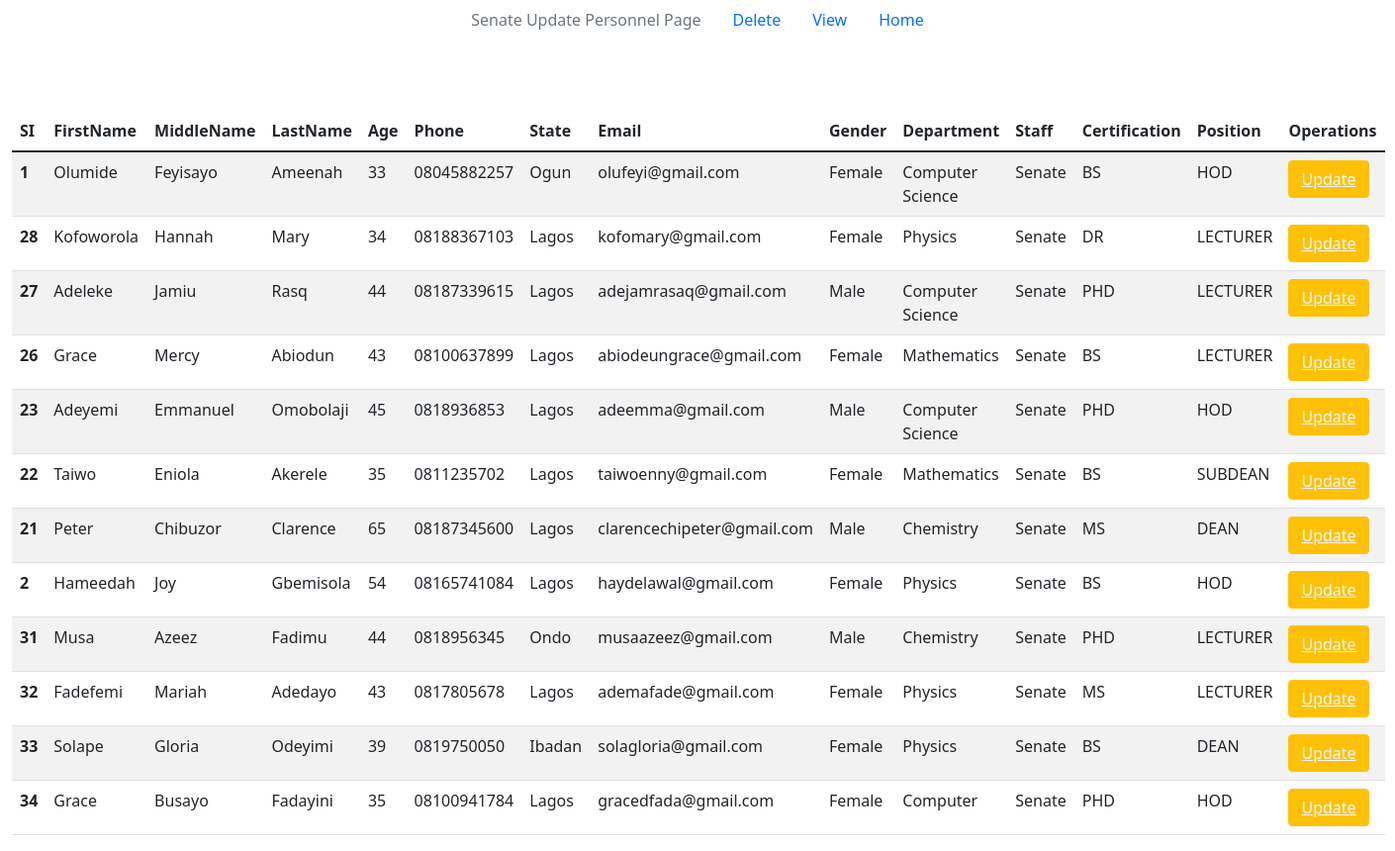
The page /dist/updatesenate.php on the database its author committed.
### tables this page shows
CREATE TABLE IF NOT EXISTS `personnel` (
  `id` int(11) NOT NULL AUTO_INCREMENT,
  `fname` varchar(30) NOT NULL,
  `mname` varchar(30) NOT NULL,
  `lname` varchar(30) NOT NULL,
  `age` int(100) NOT NULL,
  `phone` varchar(30) NOT NULL,
  `state` varchar(10) NOT NULL,
  `email` varchar(30) NOT NULL,
  `address` varchar(50) NOT NULL,
  `gender` varchar(10) NOT NULL,
  `department` varchar(30) NOT NULL,
  `staff` varchar(40) NOT NULL,
  `certification` varchar(40) NOT NULL,
  `position` varchar(40) NOT NULL,
  PRIMARY KEY (`id`)
);

### dist/updatesenate.php (the view, shortened to what this page needs)
<?php
include 'connect.php';
?>
<!DOCTYPE html>
<html lang="en">
  <head>
    <link href="https://cdn.jsdelivr.net/npm/bootstrap@5.1.3/dist/css/bootstrap.min.css" rel="stylesheet">
  </head>
  <body>
  <ul class="nav justify-content-center">
       <li class="nav-item">
    <a class="nav-link disabled" aria-current ="page">Senate Update Personnel Page</a>
  </li>
  <li class="nav-item">
    <a class="nav-link" href="deletesenate.php">Delete</a>
  </li>
  <li class="nav-item">
    <a class="nav-link" href="senate.php">View</a>
  </li>
  <li class="nav-item">
    <a class="nav-link" href="http://localhost/bolaji/admin/master/index.php">Home</a>
  </li>
</ul>
<br><br><br>
    <div class="container-fluid">
      <table class="table table-striped table-hover">
        <thead>
          <tr>
            <th scope="col"> SI</th>
            <th scope="col"> FirstName</th>
            <th scope="col"> MiddleName</th>
            <th scope="col"> LastName</th>
            <th scope="col"> Age</th>
            <th scope="col"> Phone</th>
            <th scope="col"> State</th>
            <th scope="col"> Email</th>
            <th scope="col"> Gender</th>
            <th scope="col"> Department</th>
            <th scope="col"> Staff</th>
            <th scope="col"> Certification</th>
            <th scope="col"> Position</th>
            <th scope="col"> Operations</th>
          </tr>
        </thead>
        <tbody>
        <?php
         $sql = "select * from `personnel` where staff='Senate'";
         $result = mysqli_query($con, $sql);
         if($result){
          while($row = mysqli_fetch_assoc($result)){
            $id =$row['id'];
            $fname =$row['fname'];
            $mname =$row['mname'];
            $lname =$row['lname'];
            $age =$row['age'];
            $phone =$row['phone'];
            $state =$row['state'];
            $email =$row['email'];
            $gender =$row['gender'];
            $department =$row['department'];
            $staff =$row['staff'];
            $certification =$row['certification'];
            $position =$row['position'];
            echo '<tr>
            <th scope="row">'.$id.'</th>
            <td>'.$fname.'</td>
            <td>'.$mname.'</td>
            <td>'.$lname.'</td>
            <td>'.$age.'</td>
            <td>'.$phone.'</td>
            <td>'.$state.'</td>
            <td>'.$email.'</td>
            <td>'.$gender.'</td>
            <td>'.$department.'</td>
            <td>'.$staff.'</td>
            <td>'.$certification.'</td>
            <td>'.$position.'</td>
            <td>
            <button class="btn btn-warning"><a href="updateaction.php?updateid='.$id.'" class="text-light">Update</a></button>
            </td>
          </tr>';
          }
         }
        ?>
        </tbody>
      </table>
    </div>
  </body>
</html>

### rows shown on the page
personnel: id "1", fname "Olumide", mname "Feyisayo", lname "Ameenah", age "33", phone "08045882257", state "Ogun", email "olufeyi@gmail.com", gender "Female", department "Computer Science", staff "Senate", certification "BS", position "HOD"
personnel: id "28", fname "Kofoworola", mname "Hannah", lname "Mary", age "34", phone "08188367103", state "Lagos", email "kofomary@gmail.com", gender "Female", department "Physics", staff "Senate", certification "DR", position "LECTURER"
personnel: id "27", fname "Adeleke", mname "Jamiu", lname "Rasq", age "44", phone "08187339615", state "Lagos", email "adejamrasaq@gmail.com", gender "Male", department "Computer Science", staff "Senate", certification "PHD", position "LECTURER"
personnel: id "26", fname "Grace", mname "Mercy", lname "Abiodun", age "43", phone "08100637899", state "Lagos", email "abiodeungrace@gmail.com", gender "Female", department "Mathematics", staff "Senate", certification "BS", position "LECTURER"
personnel: id "23", fname "Adeyemi", mname "Emmanuel", lname "Omobolaji", age "45", phone "0818936853", state "Lagos", email "adeemma@gmail.com", gender "Male", department "Computer Science", staff "Senate", certification "PHD", position "HOD"
personnel: id "22", fname "Taiwo", mname "Eniola", lname "Akerele", age "35", phone "0811235702", state "Lagos", email "taiwoenny@gmail.com", gender "Female", department "Mathematics", staff "Senate", certification "BS", position "SUBDEAN"
personnel: id "21", fname "Peter", mname "Chibuzor", lname "Clarence", age "65", phone "08187345600", state "Lagos", email "clarencechipeter@gmail.com", gender "Male", department "Chemistry", staff "Senate", certification "MS", position "DEAN"
personnel: id "2", fname "Hameedah", mname "Joy", lname "Gbemisola", age "54", phone "08165741084", state "Lagos", email "haydelawal@gmail.com", gender "Female", department "Physics", staff "Senate", certification "BS", position "HOD"
personnel: id "31", fname "Musa", mname "Azeez", lname "Fadimu", age "44", phone "0818956345", state "Ondo", email "musaazeez@gmail.com", gender "Male", department "Chemistry", staff "Senate", certification "PHD", position "LECTURER"
personnel: id "32", fname "Fadefemi", mname "Mariah", lname "Adedayo", age "43", phone "0817805678", state "Lagos", email "ademafade@gmail.com", gender "Female", department "Physics", staff "Senate", certification "MS", position "LECTURER"
personnel: id "33", fname "Solape", mname "Gloria", lname "Odeyimi", age "39", phone "0819750050", state "Ibadan", email "solagloria@gmail.com", gender "Female", department "Physics", staff "Senate", certification "BS", position "DEAN"
personnel: id "34", fname "Grace", mname "Busayo", lname "Fadayini", age "35", phone "08100941784", state "Lagos", email "gracedfada@gmail.com", gender "Female", department "Computer", staff "Senate", certification "PHD", position "HOD"
